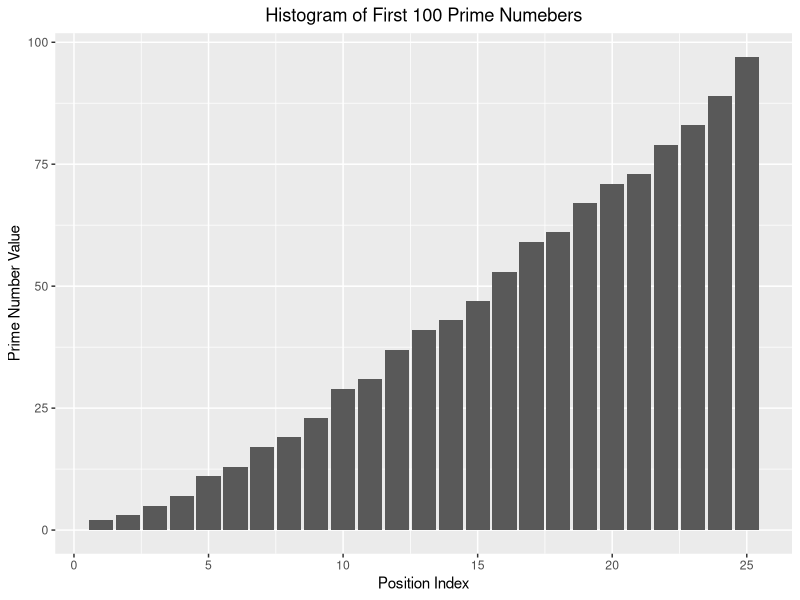

Generate this figure with R:
## ---- chunk 1
options(tinytex.verbose = TRUE)
## ---- chunk 2
prime<-2
n<-100
for (i in 1:n){
  for (j in 2:(i-1))
  {
    if (i%%j==0)
    {
      break
    }
    if (j==(i-1))
    {
      prime<-c(prime,i)
    }
  }
}
print(prime)
## ---- chunk 3
library(ggplot2)
index<-seq(1,25)
df.prime<-as.data.frame(cbind(index, prime))
ggplot(data = df.prime, mapping = aes(x=index, y = prime)) + geom_histogram(stat="identity") +
xlab("Position Index") +
ylab("Prime Number Value") +
ggtitle("Histogram of First 100 Prime Numebers")+
theme(plot.title=element_text(hjust=0.5), plot.subtitle = element_text(hjust=0.5))
## ---- chunk 4
prob_snow<-0
for (i in 5:30)
{
prob_snow<-prob_snow+dpois(x=i,lambda=1)
}
print(prob_snow)
## ---- chunk 5
avg <- 1
n <- 5
ppois(q = n - 1, lambda = avg, lower.tail = FALSE)
## ---- chunk 6
total<-c(7,6,5,8,6,6,4,5,8,7)
sd(total)
## ---- chunk 7
Threshold<-qt(0.975,9)
print(Threshold)
## ---- chunk 8
pvalue <- 2*(1-pt(-1.92,9))
pvalue
## ---- chunk 9
qt(0.975,13)
## ---- chunk 10
data1 <- c(7,6,5,8,6,6,4,5,8,7) # normal times
data2 <- c(5,4,5,7,5,4,5,4,6,5) # during finals
m1 <- mean(data1)
s1 <- sd(data1)
se1 <- s1 / sqrt(length(data1))
m2 <- mean(data2)
s2 <- sd(data2)
se2 <- s2 / sqrt(length(data2))
## ---- chunk 11
UpperT <- qt(0.975,16)
UpperT

LowerT<-qt(0.025,16)
LowerT
## ---- chunk 12
fo <- tibble::tribble(~condition, ~live, ~die, "treatment", 4L, 11L, "control", 8L, 7L)
fo
## ---- chunk 13
fe <- tibble::tribble(~condition, ~live, ~die, ~total,
                        
                      "treatment", 6, 9, 15,
                      "control", 6, 9, 15, "total", 12,18,30)
fe
## ---- chunk 14
Threshold_95 <- qchisq(0.95,1)
Threshold_95
## ---- chunk 15
qf(1-0.05,2,37)
## ---- chunk 16
options(tinytex.verbose = TRUE)
